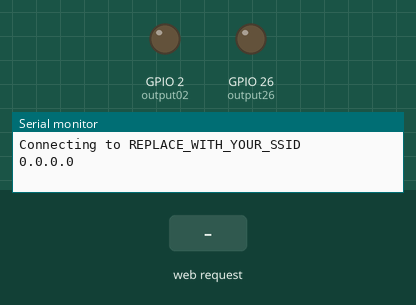
The program below on a simulated ESP32. Parts: output pins drawn as LEDs (lit = HIGH), the last lines printed to the serial monitor. The test bench sets the inputs (shaded band). WiFi joins after 1.5 s; servers stay silent unless stated.

Above: at 1.2 s.
1.3 s: HTTP request GET /26/on received
At 2.4 s:
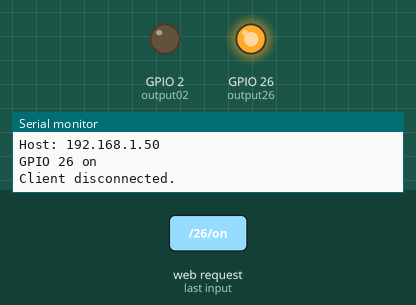
2.8 s: HTTP request GET /02/on received
At 3.5 s:
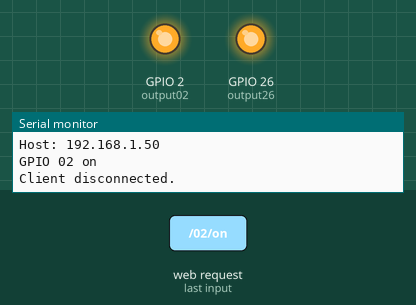
4.3 s: HTTP request GET /26/off received
At 4.7 s:
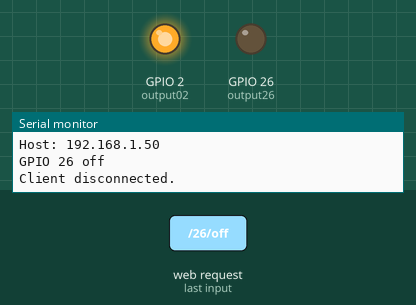
5.8 s: HTTP request GET /02/off received
At 7.0 s:
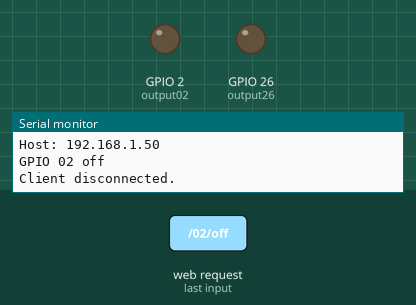
Timing chart, 0 to 8.3 s (numbered marks = the images above; inputs shaded):
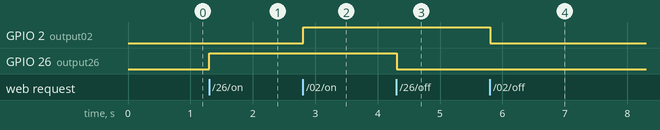

The program:

main.cpp
```cpp
/*********
  Rui Santos
  Complete project details at https://randomnerdtutorials.com
*********/

// Load Wi-Fi library
#include <WiFi.h>

// Replace with your network credentials
const char* ssid = "REPLACE_WITH_YOUR_SSID";
const char* password = "REPLACE_WITH_YOUR_PASSWORD";

// Set web server port number to 80
WiFiServer server(80);

// Variable to store the HTTP request
String header;

// Auxiliar variables to store the current output state
String output26State = "off";
String output02State = "off";

// Assign output variables to GPIO pins
const int output26 = 26;
const int output02 = 02;

// Current time
unsigned long currentTime = millis();
// Previous time
unsigned long previousTime = 0;
// Define timeout time in milliseconds (example: 2000ms = 2s)
const long timeoutTime = 2000;

void setup() {
  Serial.begin(115200);
  // Initialize the output variables as outputs
  pinMode(output26, OUTPUT);
  pinMode(output02, OUTPUT);
  // Set outputs to LOW
  digitalWrite(output26, LOW);
  digitalWrite(output02, LOW);

  // Connect to Wi-Fi network with SSID and password
  Serial.print("Connecting to ");
  Serial.println(ssid);
  WiFi.mode(WIFI_AP);
  // WiFi.begin(ssid, password);
  WiFi.softAP("effectAP1","password");
  // while (WiFi.status() != WL_CONNECTED) {
  //   delay(500);
  //   Serial.print(".");
  // }
  // // Print local IP address and start web server
  // Serial.println("");
  // Serial.println("WiFi connected.");
  // Serial.println("IP address: ");
  Serial.println(WiFi.localIP());
  server.begin();
}

void loop(){
  WiFiClient client = server.available();   // Listen for incoming clients

  if (client) {                             // If a new client connects,
    currentTime = millis();
    previousTime = currentTime;
    Serial.println("New Client.");          // print a message out in the serial port
    String currentLine = "";                // make a String to hold incoming data from the client
    while (client.connected() && currentTime - previousTime <= timeoutTime) {  // loop while the client's connected
      currentTime = millis();
      if (client.available()) {             // if there's bytes to read from the client,
        char c = client.read();             // read a byte, then
        Serial.write(c);                    // print it out the serial monitor
        header += c;
        if (c == '\n') {                    // if the byte is a newline character
          // if the current line is blank, you got two newline characters in a row.
          // that's the end of the client HTTP request, so send a response:
          if (currentLine.length() == 0) {
            // HTTP headers always start with a response code (e.g. HTTP/1.1 200 OK)
            // and a content-type so the client knows what's coming, then a blank line:
            client.println("HTTP/1.1 200 OK");
            client.println("Content-type:text/html");
            client.println("Connection: close");
            client.println();

            // turns the GPIOs on and off
            if (header.indexOf("GET /26/on") >= 0) {
              Serial.println("GPIO 26 on");
              output26State = "on";
              digitalWrite(output26, HIGH);
            } else if (header.indexOf("GET /26/off") >= 0) {
              Serial.println("GPIO 26 off");
              output26State = "off";
              digitalWrite(output26, LOW);
            } else if (header.indexOf("GET /02/on") >= 0) {
              Serial.println("GPIO 02 on");
              output02State = "on";
              digitalWrite(output02, HIGH);
            } else if (header.indexOf("GET /02/off") >= 0) {
              Serial.println("GPIO 02 off");
              output02State = "off";
              digitalWrite(output02, LOW);
            }

            // Display the HTML web page
            client.println("<!DOCTYPE html><html>");
            client.println("<head><meta name=\"viewport\" content=\"width=device-width, initial-scale=1\">");
            client.println("<link rel=\"icon\" href=\"data:,\">");
            // CSS to style the on/off buttons
            // Feel free to change the background-color and font-size attributes to fit your preferences
            client.println("<style>html { font-family: Helvetica; display: inline-block; margin: 0px auto; text-align: center;}");
            client.println(".button { background-color: #4CAF50; border: none; color: white; padding: 16px 40px;");
            client.println("text-decoration: none; font-size: 30px; margin: 2px; cursor: pointer;}");
            client.println(".button2 {background-color: #555555;}</style></head>");

            // Web Page Heading
            client.println("<body><h1>ESP32 Web Server</h1>");

            // Display current state, and ON/OFF buttons for GPIO 26
            client.println("<p>GPIO 26 - State " + output26State + "</p>");
            // If the output26State is off, it displays the ON button
            if (output26State=="off") {
              client.println("<p><a href=\"/26/on\"><button class=\"button\">ON</button></a></p>");
            } else {
              client.println("<p><a href=\"/26/off\"><button class=\"button button2\">OFF</button></a></p>");
            }

            // Display current state, and ON/OFF buttons for GPIO 02
            client.println("<p>GPIO 02 - State " + output02State + "</p>");
            // If the output02State is off, it displays the ON button
            if (output02State=="off") {
              client.println("<p><a href=\"/02/on\"><button class=\"button\">ON</button></a></p>");
            } else {
              client.println("<p><a href=\"/02/off\"><button class=\"button button2\">OFF</button></a></p>");
            }
            client.println("</body></html>");

            // The HTTP response ends with another blank line
            client.println();
            // Break out of the while loop
            break;
          } else { // if you got a newline, then clear currentLine
            currentLine = "";
          }
        } else if (c != '\r') {  // if you got anything else but a carriage return character,
          currentLine += c;      // add it to the end of the currentLine
        }
      }
    }
    // Clear the header variable
    header = "";
    // Close the connection
    client.stop();
    Serial.println("Client disconnected.");
    Serial.println("");
  }
}
```

Measured:
- after the input at 1.3 s, GPIO 26 (output26): LOW → HIGH at once
- after the input at 2.8 s, GPIO 2 (output02): LOW → HIGH at once
- after the input at 4.3 s, GPIO 26 (output26): HIGH → LOW at once
- after the input at 5.8 s, GPIO 2 (output02): HIGH → LOW at once
